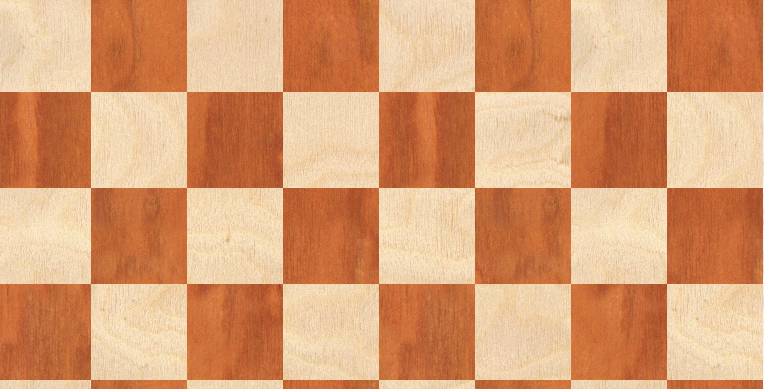
#> input picture scripts/maple-src.png, 764 x 389 px
$ python make-maple-board.py
#> lines starting #> are read from the running program, lines starting #| are printed output that depends on the picture
"""Build an 8x8 Maple board from a ChessBase 8x4 screenshot.

Each source cell is cropped by index (no cumulative drift) and inset
so mixed boundary pixels never leak. All 64 squares share one scale.
"""

from __future__ import annotations

from pathlib import Path
import random

from PIL import Image, ImageOps, ImageStat

ROOT = Path(__file__).resolve().parents[1]
SRC = Path(__file__).with_name("maple-src.png")
OUT = ROOT / "public" / "board" / "maple-check.jpg"
SIZE = 160
FILES = 8
RANKS_SRC = 4
INSET = 8


def is_light(col: int, row: int) -> bool:
    return (col + row) % 2 == 0


def cell_crop(src: Image.Image, col: int, row: int, cols: int, rows: int) -> Image.Image:
    width, height = src.size
    x0 = round(col * width / cols)
    x1 = round((col + 1) * width / cols)
    y0 = round(row * height / rows)
    y1 = round((row + 1) * height / rows)
    tile = src.crop((x0, y0, x1, y1))
    tw, th = tile.size
    if tw > INSET * 2 and th > INSET * 2:
        tile = tile.crop((INSET, INSET, tw - INSET, th - INSET))
    return tile.resize((SIZE, SIZE), Image.Resampling.LANCZOS)


def extract_tiles(src: Image.Image) -> tuple[list[Image.Image], list[Image.Image]]:
    lights: list[Image.Image] = []
    darks: list[Image.Image] = []
    for row in range(RANKS_SRC):
        for col in range(FILES):
            tile = cell_crop(src, col, row, FILES, RANKS_SRC)
            (lights if is_light(col, row) else darks).append(tile)
    return lights, darks


def variant(src: Image.Image, use: int) -> Image.Image:
    if use:
        return ImageOps.mirror(src)
    return src


def mean_hex(images: list[Image.Image]) -> str:
    rs = gs = bs = n = 0
    for im in images:
        stat = ImageStat.Stat(im)
        r, g, b = stat.mean
        rs += r
        gs += g
        bs += b
        n += 1
    return f"#{int(rs / n):02x}{int(gs / n):02x}{int(bs / n):02x}"


def main() -> None:
    src = Image.open(SRC).convert("RGB")
    lights, darks = extract_tiles(src)
#> the loop in extract_tiles, `for row in range(RANKS_SRC):` made 4 passes
#> pass 1, in cell_crop, `tile = src.crop((x0, y0, x1, y1))`:
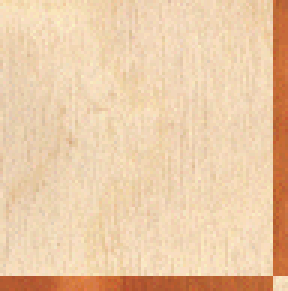
#> tile: PIL image 96x97 RGB (shown 3 times larger); mean R, G, B 235.4, 202.8, 167.6
#> pass 1, in cell_crop, `tile = tile.crop((INSET, INSET, tw - INSET, th - INSET))`:
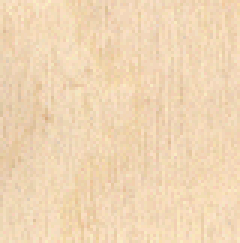
#> tile: PIL image 80x81 RGB (shown 3 times larger); mean R, G, B 240.3, 213.9, 180.2
#> pass 1, in cell_crop (call 2), `tile = src.crop((x0, y0, x1, y1))`:
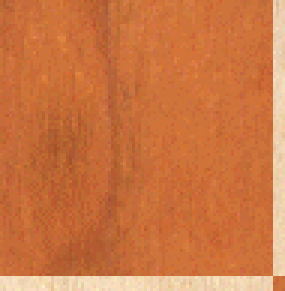
#> tile: PIL image 95x97 RGB (shown 3 times larger); mean R, G, B 203.3, 117.8, 66.5
#> pass 1, in cell_crop (call 2), `tile = tile.crop((INSET, INSET, tw - INSET, th - INSET))`:
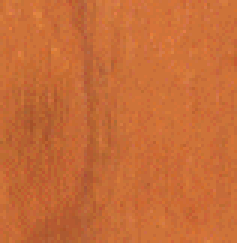
#> tile: PIL image 79x81 RGB (shown 3 times larger); mean R, G, B 199.7, 108.5, 55.4
#> lights = 16 items; darks = 16 items
    rnd = random.Random(7)
    light_slots = [(i, 0) for i in range(len(lights))] + [
        (i, 1) for i in range(len(lights))
    ]
#> light_slots = 32 pairs, first value 0 to 15, second value 0 to 1
    dark_slots = [(i, 0) for i in range(len(darks))] + [
        (i, 1) for i in range(len(darks))
    ]
#> dark_slots = 32 pairs, first value 0 to 15, second value 0 to 1
    rnd.shuffle(light_slots)
    rnd.shuffle(dark_slots)
    board = Image.new("RGB", (FILES * SIZE, FILES * SIZE))
#> board: PIL image 1280x1280 RGB; every value is 0

    for row in range(FILES):
        for col in range(FILES):
            if is_light(col, row):
                pick, use = light_slots.pop()
                tile = variant(lights[pick], use)
            else:
                pick, use = dark_slots.pop()
                tile = variant(darks[pick], use)
            board.paste(tile, (col * SIZE, row * SIZE))
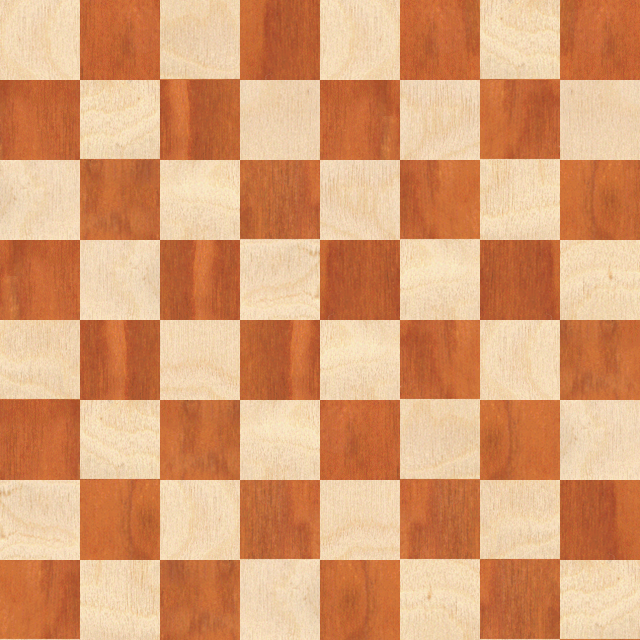
#> board: PIL image 1280x1280 RGB (shown at 1/2 size); mean R, G, B 216.4, 157.7, 115.6
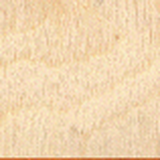
#> tile: PIL image 160x160 RGB; mean R, G, B 241.3, 213.8, 176

    OUT.parent.mkdir(parents=True, exist_ok=True)
    board.save(OUT, "JPEG", quality=90, optimize=True, subsampling=1)
    print("wrote", OUT, board.size)
#| wrote public/board/maple-check.jpg (1280, 1280)
    print("light", mean_hex(lights), "dark", mean_hex(darks))
#> the loop in mean_hex, `for im in images:` made 16 passes
#> (r, g, b, rs, gs, bs) on passes 1 to 12: (240.3, 213.9, 180.2, 240.3, 213.9, 180.2), (237.5, 208.5, 173.8, 477.7, 422.4, 354), (238.5, 209.6, 174.4, 716.2, 632, 528.4), (240.3, 213.9, 180.3, 956.6, 846, 708.6), (242.4, 215.1, 178.6, 1199, 1061.1, 887.2), (241.2, 212.6, 176, 1440.1, 1273.7, 1063.2), (240.7, 213.4, 177.9, 1680.8, 1487.1, 1241.2), (242.4, 215.1, 178.5, 1923.2, 1702.2, 1419.7), (242.8, 216.8, 180.3, 2166, 1918.9, 1600), (242.3, 215.2, 177.5, 2408.2, 2134.2, 1777.5), (241.7, 214.4, 177.1, 2650, 2348.5, 1954.6), (242.8, 216.8, 180.4, 2892.7, 2565.3, 2134.9)
#> after the loop in mean_hex, `for im in images:`: bs = 2827; gs = 3408; n = 16; rs = 3850.5
#> the loop in mean_hex (call 2), `for im in images:` made 16 passes
#> (r, g, b, rs, gs, bs) on passes 1 to 12: (199.7, 108.5, 55.38, 199.7, 108.5, 55.38), (195.5, 102.5, 53.98, 395.2, 211, 109.4), (197.6, 107.1, 54.92, 592.8, 318.1, 164.3), (196.1, 102.4, 53.95, 788.8, 420.5, 218.2), (188.1, 99.02, 52.5, 977, 519.5, 270.7), (180.5, 91.67, 49.15, 1157.4, 611.2, 319.9), (185.9, 96.7, 51.77, 1343.4, 707.9, 371.7), (185, 95.1, 50.29, 1528.3, 803, 422), (194, 106.9, 56.97, 1722.4, 909.9, 478.9), (192.6, 101, 53.74, 1915, 1010.9, 532.7), (191.1, 105, 56.42, 2106.1, 1115.9, 589.1), (192.2, 100.3, 53.3, 2298.2, 1216.2, 642.4)
#| light #f0d5b0 dark #c06636


if __name__ == "__main__":
    main()
